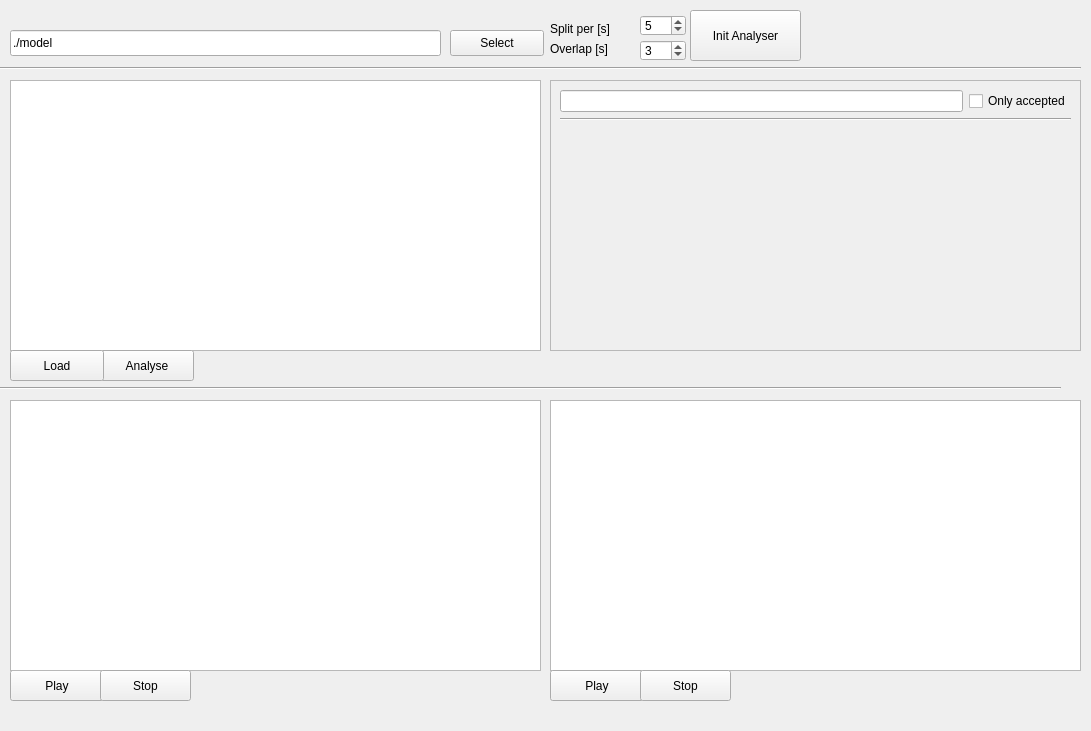
<?xml version="1.0" encoding="UTF-8"?>
<ui version="4.0">
 <class>MainWindow</class>
 <widget class="QWidget" name="MainWindow">
  <property name="geometry">
   <rect>
    <x>0</x>
    <y>0</y>
    <width>1091</width>
    <height>731</height>
   </rect>
  </property>
  <property name="windowTitle">
   <string>MainWindow</string>
  </property>
  <widget class="QListWidget" name="pRecordsList">
   <property name="geometry">
    <rect>
     <x>10</x>
     <y>80</y>
     <width>531</width>
     <height>271</height>
    </rect>
   </property>
  </widget>
  <widget class="QPushButton" name="pPlayBtnDetected">
   <property name="geometry">
    <rect>
     <x>10</x>
     <y>670</y>
     <width>94</width>
     <height>31</height>
    </rect>
   </property>
   <property name="text">
    <string>Play</string>
   </property>
  </widget>
  <widget class="QPushButton" name="pAnalyseBtn">
   <property name="geometry">
    <rect>
     <x>100</x>
     <y>350</y>
     <width>94</width>
     <height>31</height>
    </rect>
   </property>
   <property name="text">
    <string>Analyse</string>
   </property>
  </widget>
  <widget class="QPushButton" name="pLoadBtn">
   <property name="geometry">
    <rect>
     <x>10</x>
     <y>350</y>
     <width>94</width>
     <height>31</height>
    </rect>
   </property>
   <property name="text">
    <string>Load</string>
   </property>
  </widget>
  <widget class="QListWidget" name="pDetectedRecordsList">
   <property name="geometry">
    <rect>
     <x>10</x>
     <y>400</y>
     <width>531</width>
     <height>271</height>
    </rect>
   </property>
  </widget>
  <widget class="QLineEdit" name="pModelPath">
   <property name="geometry">
    <rect>
     <x>10</x>
     <y>30</y>
     <width>431</width>
     <height>26</height>
    </rect>
   </property>
   <property name="text">
    <string>./model</string>
   </property>
  </widget>
  <widget class="QPushButton" name="pSelectModelBtn">
   <property name="geometry">
    <rect>
     <x>450</x>
     <y>30</y>
     <width>94</width>
     <height>26</height>
    </rect>
   </property>
   <property name="text">
    <string>Select</string>
   </property>
  </widget>
  <widget class="QPushButton" name="pStopBtnDetected">
   <property name="geometry">
    <rect>
     <x>100</x>
     <y>670</y>
     <width>91</width>
     <height>31</height>
    </rect>
   </property>
   <property name="text">
    <string>Stop</string>
   </property>
  </widget>
  <widget class="QPushButton" name="pInitAnalyserBtn">
   <property name="geometry">
    <rect>
     <x>690</x>
     <y>10</y>
     <width>111</width>
     <height>51</height>
    </rect>
   </property>
   <property name="text">
    <string>Init Analyser</string>
   </property>
  </widget>
  <widget class="QLabel" name="pStatusLabel">
   <property name="geometry">
    <rect>
     <x>10</x>
     <y>710</y>
     <width>801</width>
     <height>17</height>
    </rect>
   </property>
   <property name="text">
    <string/>
   </property>
  </widget>
  <widget class="QListWidget" name="pNotDetectedRecordsList">
   <property name="geometry">
    <rect>
     <x>550</x>
     <y>400</y>
     <width>531</width>
     <height>271</height>
    </rect>
   </property>
  </widget>
  <widget class="QPushButton" name="pPlayBtnNotDetected">
   <property name="geometry">
    <rect>
     <x>550</x>
     <y>670</y>
     <width>94</width>
     <height>31</height>
    </rect>
   </property>
   <property name="text">
    <string>Play</string>
   </property>
  </widget>
  <widget class="QPushButton" name="pStopBtnNotDetected">
   <property name="geometry">
    <rect>
     <x>640</x>
     <y>670</y>
     <width>91</width>
     <height>31</height>
    </rect>
   </property>
   <property name="text">
    <string>Stop</string>
   </property>
  </widget>
  <widget class="QSpinBox" name="pOverlap">
   <property name="geometry">
    <rect>
     <x>640</x>
     <y>40</y>
     <width>46</width>
     <height>21</height>
    </rect>
   </property>
   <property name="maximum">
    <number>24</number>
   </property>
   <property name="value">
    <number>3</number>
   </property>
  </widget>
  <widget class="QSpinBox" name="pSplitPerSeconds">
   <property name="geometry">
    <rect>
     <x>640</x>
     <y>15</y>
     <width>46</width>
     <height>21</height>
    </rect>
   </property>
   <property name="minimum">
    <number>1</number>
   </property>
   <property name="maximum">
    <number>25</number>
   </property>
   <property name="value">
    <number>5</number>
   </property>
  </widget>
  <widget class="QLabel" name="label">
   <property name="geometry">
    <rect>
     <x>550</x>
     <y>20</y>
     <width>101</width>
     <height>17</height>
    </rect>
   </property>
   <property name="text">
    <string>Split per [s]</string>
   </property>
  </widget>
  <widget class="QLabel" name="label_2">
   <property name="geometry">
    <rect>
     <x>550</x>
     <y>40</y>
     <width>81</width>
     <height>17</height>
    </rect>
   </property>
   <property name="text">
    <string>Overlap [s]</string>
   </property>
  </widget>
  <widget class="Line" name="line">
   <property name="geometry">
    <rect>
     <x>0</x>
     <y>60</y>
     <width>1081</width>
     <height>16</height>
    </rect>
   </property>
   <property name="orientation">
    <enum>Qt::Horizontal</enum>
   </property>
  </widget>
  <widget class="Line" name="line_2">
   <property name="geometry">
    <rect>
     <x>0</x>
     <y>380</y>
     <width>1061</width>
     <height>16</height>
    </rect>
   </property>
   <property name="orientation">
    <enum>Qt::Horizontal</enum>
   </property>
  </widget>
  <widget class="QScrollArea" name="scrollArea">
   <property name="geometry">
    <rect>
     <x>550</x>
     <y>80</y>
     <width>531</width>
     <height>271</height>
    </rect>
   </property>
   <property name="widgetResizable">
    <bool>true</bool>
   </property>
   <widget class="QWidget" name="scrollAreaWidgetContents">
    <property name="geometry">
     <rect>
      <x>0</x>
      <y>0</y>
      <width>529</width>
      <height>269</height>
     </rect>
    </property>
    <layout class="QVBoxLayout" name="verticalLayout" stretch="1,0,10">
     <item>
      <layout class="QHBoxLayout" name="horizontalLayout">
       <item>
        <widget class="QLineEdit" name="pFindClass"/>
       </item>
       <item>
        <widget class="QCheckBox" name="pChckBoxOnlyAccepted">
         <property name="text">
          <string>Only accepted</string>
         </property>
        </widget>
       </item>
      </layout>
     </item>
     <item>
      <widget class="Line" name="line_3">
       <property name="orientation">
        <enum>Qt::Horizontal</enum>
       </property>
      </widget>
     </item>
     <item>
      <widget class="QWidget" name="pClasses" native="true"/>
     </item>
    </layout>
   </widget>
  </widget>
 </widget>
 <resources/>
 <connections/>
</ui>
